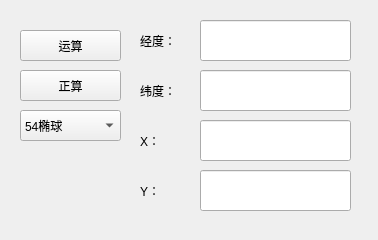
<?xml version="1.0" encoding="UTF-8"?>
<ui version="4.0">
 <class>MainWindow</class>
 <widget class="QMainWindow" name="MainWindow">
  <property name="geometry">
   <rect>
    <x>0</x>
    <y>0</y>
    <width>378</width>
    <height>240</height>
   </rect>
  </property>
  <property name="windowTitle">
   <string>MainWindow</string>
  </property>
  <widget class="QWidget" name="centralWidget">
   <widget class="QPushButton" name="changeButton">
    <property name="geometry">
     <rect>
      <x>20</x>
      <y>70</y>
      <width>101</width>
      <height>31</height>
     </rect>
    </property>
    <property name="text">
     <string>正算</string>
    </property>
   </widget>
   <widget class="QLabel" name="label1">
    <property name="geometry">
     <rect>
      <x>140</x>
      <y>30</y>
      <width>41</width>
      <height>21</height>
     </rect>
    </property>
    <property name="text">
     <string>经度：</string>
    </property>
    <property name="textFormat">
     <enum>Qt::PlainText</enum>
    </property>
   </widget>
   <widget class="QLabel" name="label2">
    <property name="geometry">
     <rect>
      <x>140</x>
      <y>80</y>
      <width>41</width>
      <height>21</height>
     </rect>
    </property>
    <property name="text">
     <string>纬度：</string>
    </property>
    <property name="textFormat">
     <enum>Qt::PlainText</enum>
    </property>
   </widget>
   <widget class="QLabel" name="label4">
    <property name="geometry">
     <rect>
      <x>140</x>
      <y>180</y>
      <width>41</width>
      <height>21</height>
     </rect>
    </property>
    <property name="text">
     <string>Y：</string>
    </property>
    <property name="textFormat">
     <enum>Qt::PlainText</enum>
    </property>
   </widget>
   <widget class="QLabel" name="label3">
    <property name="geometry">
     <rect>
      <x>140</x>
      <y>130</y>
      <width>41</width>
      <height>21</height>
     </rect>
    </property>
    <property name="text">
     <string>X：</string>
    </property>
    <property name="textFormat">
     <enum>Qt::PlainText</enum>
    </property>
   </widget>
   <widget class="QPushButton" name="calButton">
    <property name="geometry">
     <rect>
      <x>20</x>
      <y>30</y>
      <width>101</width>
      <height>31</height>
     </rect>
    </property>
    <property name="text">
     <string>运算</string>
    </property>
   </widget>
   <widget class="QComboBox" name="ellipseBox">
    <property name="geometry">
     <rect>
      <x>20</x>
      <y>110</y>
      <width>101</width>
      <height>31</height>
     </rect>
    </property>
    <item>
     <property name="text">
      <string>54椭球</string>
     </property>
    </item>
    <item>
     <property name="text">
      <string>80椭球</string>
     </property>
    </item>
    <item>
     <property name="text">
      <string>84椭球</string>
     </property>
    </item>
   </widget>
   <widget class="QLineEdit" name="lineEdit1">
    <property name="geometry">
     <rect>
      <x>200</x>
      <y>20</y>
      <width>151</width>
      <height>41</height>
     </rect>
    </property>
   </widget>
   <widget class="QLineEdit" name="lineEdit2">
    <property name="geometry">
     <rect>
      <x>200</x>
      <y>70</y>
      <width>151</width>
      <height>41</height>
     </rect>
    </property>
   </widget>
   <widget class="QLineEdit" name="lineEdit4">
    <property name="geometry">
     <rect>
      <x>200</x>
      <y>170</y>
      <width>151</width>
      <height>41</height>
     </rect>
    </property>
   </widget>
   <widget class="QLineEdit" name="lineEdit3">
    <property name="geometry">
     <rect>
      <x>200</x>
      <y>120</y>
      <width>151</width>
      <height>41</height>
     </rect>
    </property>
   </widget>
  </widget>
  <widget class="QMenuBar" name="menuBar">
   <property name="geometry">
    <rect>
     <x>0</x>
     <y>0</y>
     <width>378</width>
     <height>26</height>
    </rect>
   </property>
  </widget>
 </widget>
 <layoutdefault spacing="6" margin="11"/>
 <resources/>
 <connections/>
</ui>
